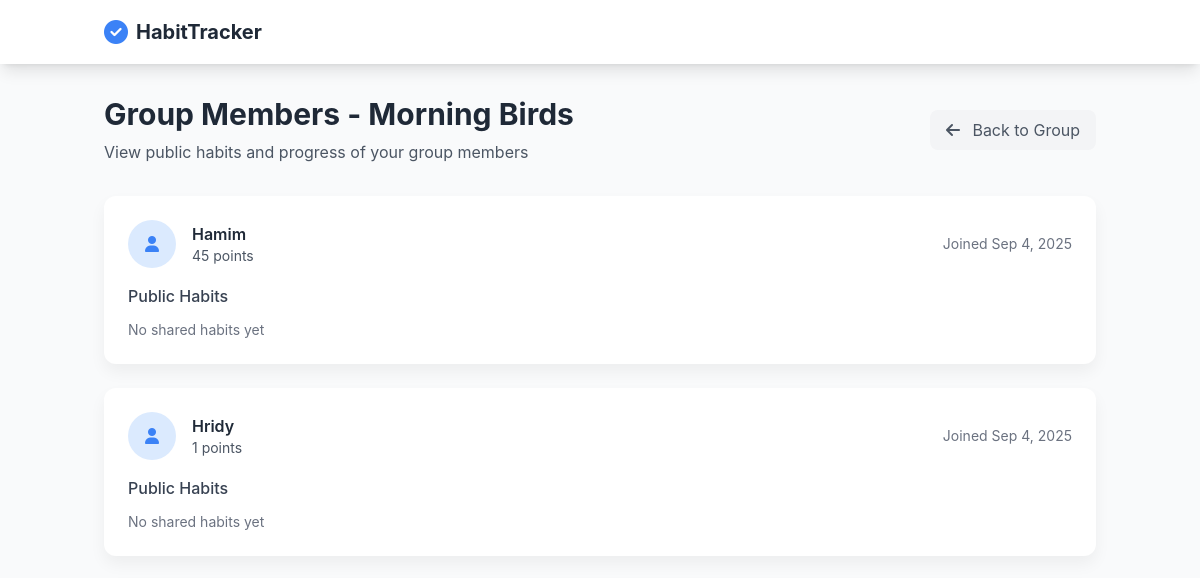
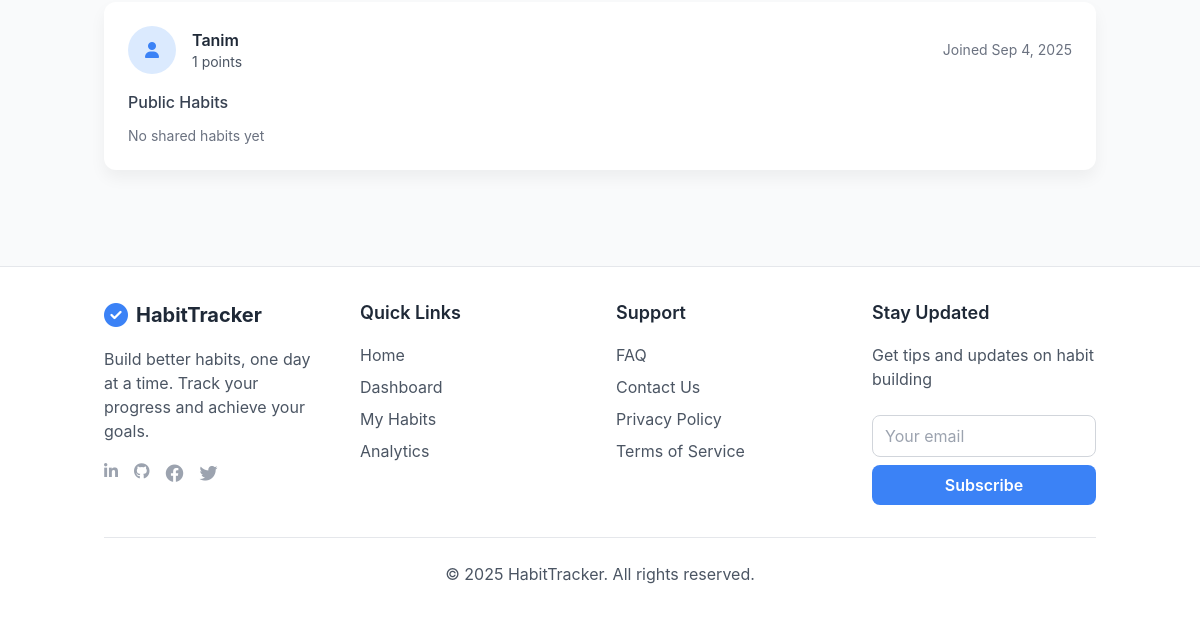
Page /group-members.php?group_id=1 (signed in) on the earlier database version (2 pictures, top to bottom).
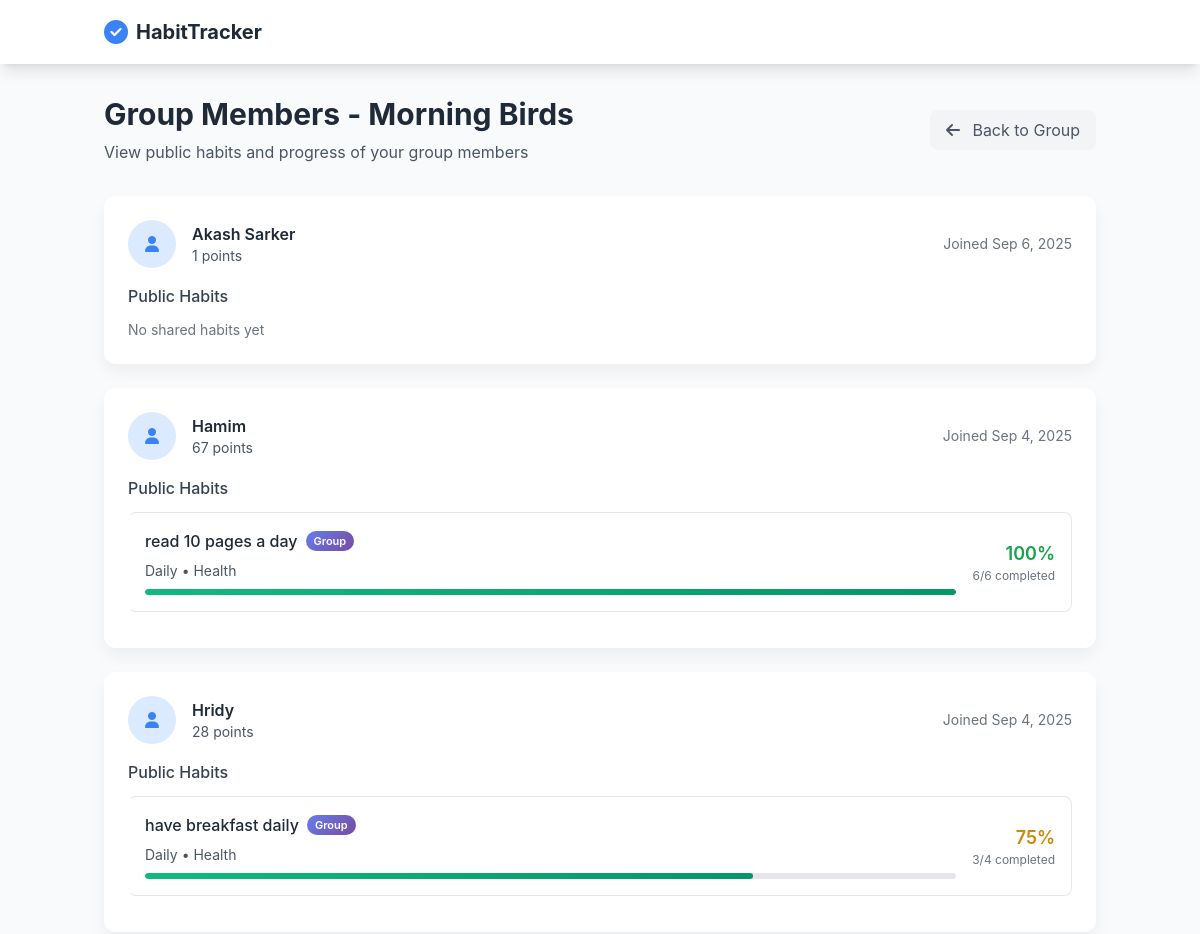
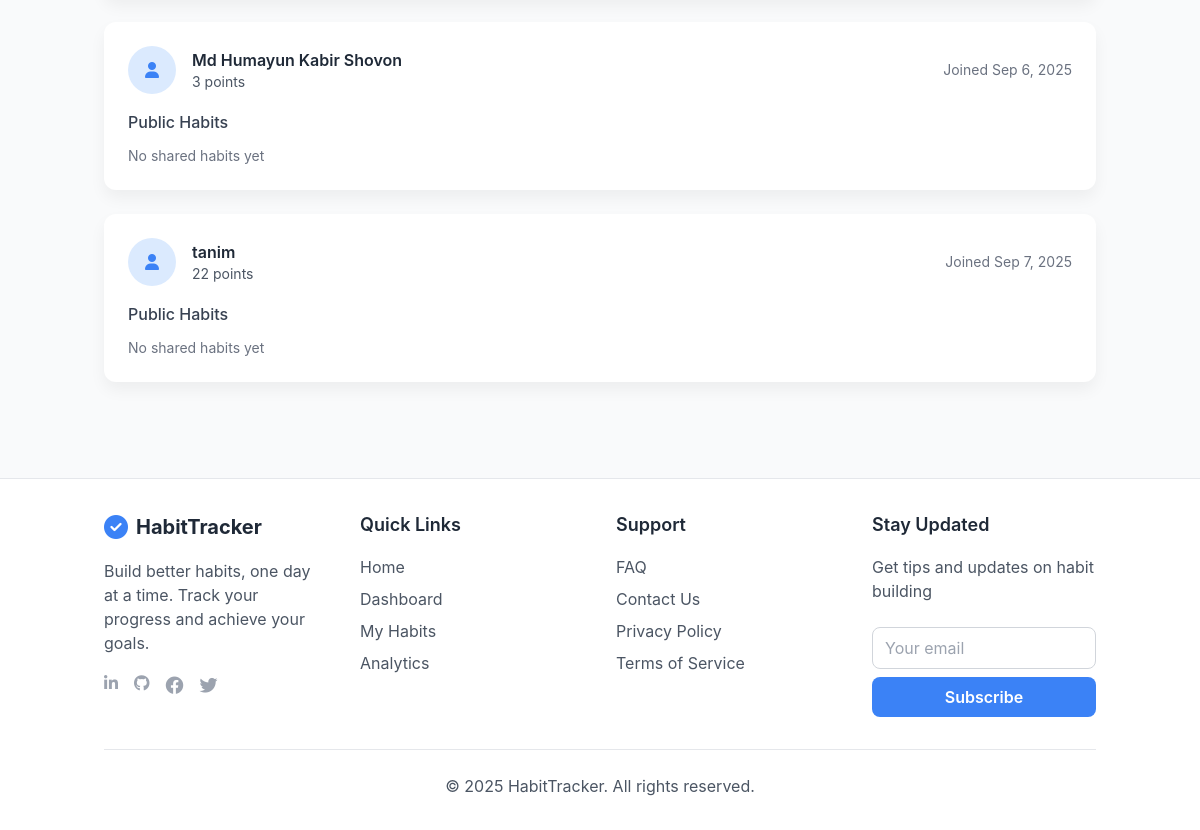
Same page on the later database version (2 pictures, top to bottom).
### tables this page shows
CREATE TABLE `group_members` (
  `id` int(11) NOT NULL,
  `group_id` int(11) DEFAULT NULL,
  `user_id` int(11) DEFAULT NULL,
  `joined_at` timestamp NOT NULL DEFAULT current_timestamp(),
  `role` enum('admin','member') DEFAULT 'member'
);

CREATE TABLE `groups` (
  `id` int(11) NOT NULL,
  `name` varchar(100) NOT NULL,
  `description` text DEFAULT NULL,
  `created_by` int(11) DEFAULT NULL,
  `is_public` tinyint(1) DEFAULT 1,
  `created_at` timestamp NOT NULL DEFAULT current_timestamp(),
  `allow_member_visibility` tinyint(1) DEFAULT 1
);

CREATE TABLE `users` (
  `id` int(11) NOT NULL,
  `username` varchar(50) NOT NULL,
  `email` varchar(100) NOT NULL,
  `password_hash` varchar(255) NOT NULL,
  `created_at` timestamp NOT NULL DEFAULT current_timestamp()
);

CREATE TABLE `user_points` (
  `id` int(11) NOT NULL,
  `user_id` int(11) NOT NULL,
  `points` int(11) DEFAULT 0
);

CREATE TABLE `habits` (
  `id` int(11) NOT NULL,
  `user_id` int(11) NOT NULL,
  `name` varchar(255) NOT NULL,
  `description` text DEFAULT NULL,
  `frequency` enum('daily','weekly','custom') NOT NULL,
  `custom_days` varchar(20) DEFAULT NULL,
  `start_date` date NOT NULL,
  `end_date` date DEFAULT NULL,
  `created_at` timestamp NOT NULL DEFAULT current_timestamp(),
  `category` enum('health','productivity','learning','fitness','others') DEFAULT 'health',
  `is_public` tinyint(1) DEFAULT 0,
  `is_visible_to_group` tinyint(1) DEFAULT 0
);

### config.php (called while the page is built, shortened)
<?php
function is_logged_in()
{
    return isset($_SESSION['user_id']) && isset($_SESSION['username']) && isset($_SESSION['email']);
}

### group-members.php (the view, shortened to what this page needs)
<?php
require_once 'config.php';
$group_id = $_GET['group_id'] ?? 0;
$user_id = $_SESSION['user_id'];
$stmt = $pdo->prepare("
    SELECT g.*, gm.role
    FROM groups g
    JOIN group_members gm ON g.id = gm.group_id
    WHERE g.id = ? AND gm.user_id = ? AND g.allow_member_visibility = 1
");
$stmt->execute([$group_id, $user_id]);
$group = $stmt->fetch();
$stmt = $pdo->prepare("
    SELECT u.id, u.username, u.email, up.points, gm.joined_at
    FROM group_members gm
    JOIN users u ON gm.user_id = u.id
    LEFT JOIN user_points up ON u.id = up.user_id
    WHERE gm.group_id = ?
    ORDER BY u.username ASC
");
$stmt->execute([$group_id]);
$members = $stmt->fetchAll();
$member_habits = [];
foreach ($members as $member) {
    $stmt = $pdo->prepare("
        SELECT h.*,
               (SELECT COUNT(*) FROM habit_progress hp WHERE hp.habit_id = h.id AND hp.completed = 1) as completed_count,
               (SELECT COUNT(*) FROM habit_progress hp WHERE hp.habit_id = h.id) as total_count
        FROM habits h
        WHERE h.user_id = ? AND (h.is_public = 1 OR h.is_visible_to_group = 1)
        ORDER BY h.created_at DESC
    ");
    $stmt->execute([$member['id']]);
    $member_habits[$member['id']] = $stmt->fetchAll();
}
require_once 'header.php';
?>
<div class="max-w-6xl mx-auto">
    <div class="flex items-center justify-between mb-8">
        <div>
            <h1 class="text-3xl font-bold text-gray-800 mb-2">Group Members - <?php echo htmlspecialchars($group['name']); ?></h1>
            <p class="text-gray-600">View public habits and progress of your group members</p>
        </div>
        <a href="group.php?id=<?php echo $group_id; ?>" class="bg-gray-100 text-gray-600 px-4 py-2 rounded-lg hover:bg-gray-200 transition">
            <i class="fas fa-arrow-left mr-2"></i> Back to Group
        </a>
    </div>
    <div class="grid grid-cols-1 gap-6">
        <?php foreach ($members as $member): ?>
            <div class="app-card p-6">
                <div class="flex items-center justify-between mb-4">
                    <div class="flex items-center space-x-4">
                        <div class="w-12 h-12 bg-blue-100 rounded-full flex items-center justify-center">
                            <i class="fas fa-user text-blue-500"></i>
                        </div>
                        <div>
                            <h3 class="font-semibold text-gray-800"><?php echo htmlspecialchars($member['username']); ?></h3>
                            <p class="text-sm text-gray-600"><?php echo $member['points'] ?? 0; ?> points</p>
                        </div>
                    </div>
                    <span class="text-sm text-gray-500">
                        Joined <?php echo date('M j, Y', strtotime($member['joined_at'])); ?>
                    </span>
                </div>
                <h4 class="font-medium text-gray-700 mb-3">Public Habits</h4>
                <div class="space-y-3">
                    <?php if (empty($member_habits[$member['id']])): ?>
                        <p class="text-gray-500 text-sm">No shared habits yet</p>
                    <?php else: ?>
                        <?php foreach ($member_habits[$member['id']] as $habit):
                            $completion_rate = $habit['total_count'] > 0
                                ? round(($habit['completed_count'] / $habit['total_count']) * 100)
                                : 0;
                        ?>
                            <div class="member-habit-card flex items-center justify-between p-4 border rounded-lg mb-3">
                                <div class="flex-1">
                                    <div class="flex items-center mb-2">
                                        <div class="font-medium text-gray-800"><?php echo htmlspecialchars($habit['name']); ?></div>
                                        <?php if ($habit['is_visible_to_group']): ?>
                                            <span class="group-visible-badge">Group</span>
                                        <?php endif; ?>
                                    </div>
                                    <div class="text-sm text-gray-600 mb-2">
                                        <?php echo ucfirst($habit['frequency']); ?> • <?php echo ucfirst($habit['category']); ?>
                                    </div>
                                    <div class="habit-progress-bar">
                                        <div class="habit-progress-fill" style="width: <?php echo $completion_rate; ?>%"></div>
                                    </div>
                                </div>
                                <div class="text-right ml-4">
                                    <div class="text-lg font-semibold <?php echo $completion_rate >= 80 ? 'text-green-600' : ($completion_rate >= 50 ? 'text-yellow-600' : 'text-red-600'); ?>">
                                        <?php echo $completion_rate; ?>%
                                    </div>
                                    <div class="text-xs text-gray-500">
                                        <?php echo $habit['completed_count']; ?>/<?php echo $habit['total_count']; ?> completed
                                    </div>
                                </div>
                            </div>
                        <?php endforeach; ?>
                    <?php endif; ?>
                </div>
            </div>
        <?php endforeach; ?>
    </div>
</div>
<?php require_once 'footer.php'; ?>

### header.php (shortened to what this page needs)
<?php
require_once 'config.php';
?>
<!DOCTYPE html>
<html lang="en">
<head>
    <script src="https://cdn.tailwindcss.com"></script>
    <link rel="stylesheet" href="https://cdnjs.cloudflare.com/ajax/libs/font-awesome/6.4.0/css/all.min.css">
    <link rel="stylesheet" href="https://cdnjs.cloudflare.com/ajax/libs/animate.css/4.1.1/animate.min.css">
    <link rel="stylesheet" href="https://cdn.jsdelivr.net/npm/flatpickr/dist/flatpickr.min.css">
    <link rel="stylesheet" href="css/style.css">
</head>
<body class="min-h-screen bg-gray-50">
    <nav class="bg-white shadow-lg">
        <div class="container mx-auto px-4">
            <div class="flex justify-between items-center py-4">
                <a href="<?php echo is_logged_in() ? 'dashboard.php' : 'home.php'; ?>" class="flex items-center space-x-2">
                    <i class="fas fa-check-circle text-blue-500 text-2xl"></i>
                    <span class="text-xl font-bold text-gray-800">HabitTracker</span>
                </a>
            </div>
        </div>
    </nav>
    <div id="app" class="container mx-auto px-4 py-8">

### footer.php (shortened to what this page needs)
</div>
<footer class="bg-white border-t mt-16">
    <div class="container mx-auto px-4 py-8">
        <div class="grid grid-cols-1 md:grid-cols-4 gap-8">
            <div>
                <div class="flex items-center space-x-2 mb-4">
                    <i class="fas fa-check-circle text-blue-500 text-2xl"></i>
                    <span class="text-xl font-bold text-gray-800">HabitTracker</span>
                </div>
                <p class="text-gray-600 mb-4">
                    Build better habits, one day at a time. Track your progress and achieve your goals.
                </p>
                <div class="flex space-x-4">
                    <a href="https://www.linkedin.com/in/hamim-shahriar" target="_blank" class="text-gray-400 hover:text-blue-500 transition">
                        <i class="fab fa-linkedin-in"></i>
                    </a>
                    <a href="https://github.com/HexEnigma" target="_blank" class="text-gray-400 hover:text-blue-500 transition">
                        <i class="fab fa-github"></i>
                    </a>
                    <a href="https://www.facebook.com/HamimShahriar4" target="_blank" class="text-gray-400 hover:text-blue-500 transition">
                        <i class="fab fa-facebook text-lg"></i>
                    </a>
                    <a href="#" class="text-gray-400 hover:text-blue-500 transition">
                        <i class="fab fa-twitter text-lg"></i>
                    </a>
                </div>
            </div>
            <div>
                <h3 class="text-lg font-semibold text-gray-800 mb-4">Quick Links</h3>
                <ul class="space-y-2">
                    <li><a href="home.php" class="text-gray-600 hover:text-blue-500 transition">Home</a></li>
                    <?php if (isset($_SESSION['user_id'])): ?>
                        <li><a href="dashboard.php" class="text-gray-600 hover:text-blue-500 transition">Dashboard</a></li>
                        <li><a href="habits.php" class="text-gray-600 hover:text-blue-500 transition">My Habits</a></li>
                        <li><a href="analytics.php" class="text-gray-600 hover:text-blue-500 transition">Analytics</a></li>
                    <?php endif; ?>
                </ul>
            </div>
            <div>
                <h3 class="text-lg font-semibold text-gray-800 mb-4">Support</h3>
                <ul class="space-y-2">
                    <li><a href="faq.php" class="text-gray-600 hover:text-blue-500 transition">FAQ</a></li>
                    <li><a href="contact.php" class="text-gray-600 hover:text-blue-500 transition">Contact Us</a></li>
                    <li><a href="privacy.php" class="text-gray-600 hover:text-blue-500 transition">Privacy Policy</a></li>
                    <li><a href="terms.php" class="text-gray-600 hover:text-blue-500 transition">Terms of Service</a></li>
                </ul>
            </div>
            <div>
                <h3 class="text-lg font-semibold text-gray-800 mb-4">Stay Updated</h3>
                <p class="text-gray-600 mb-4">Get tips and updates on habit building</p>
                <form method="POST" class="space-y-2" onsubmit="handleNewsletterSubmit(event)">
                    <input type="email" name="email" placeholder="Your email" required
                        class="w-full px-3 py-2 border border-gray-300 rounded-lg focus:ring-blue-500 focus:border-blue-500">
                    <button type="submit" class="bg-blue-500 text-white w-full py-2 rounded-lg font-semibold hover:bg-blue-600 transition">
                        Subscribe
                    </button>
                </form>
            </div>
        </div>
        <div class="border-t mt-8 pt-6 text-center">
            <p class="text-gray-600">&copy; 2025 HabitTracker. All rights reserved.</p>
        </div>
    </div>
</footer>
</body>
</html>

### css/style.css (style rules this page uses)
body { background-color: #f0f4f8; font-family: 'Inter', -apple-system, BlinkMacSystemFont, 'Segoe UI', Roboto, sans-serif; color: #7f8c8d; }
.app-card { background-color: #ffffff; border-radius: 12px; box-shadow: 0 8px 16px rgba(0,0,0,0.05); transition: transform 0.2s ease, box-shadow 0.2s ease; }
.text-center { text-align: center; }
.mb-4 { margin-bottom: 1rem; }
.p-4 { padding: 1rem; }
:root { --primary-color: #4a90e2; --success-color: #2ecc71; --danger-color: #e74c3c; --warning-color: #f1c40f; --border-radius: 12px; }
.group-visible-badge { background: linear-gradient(135deg, #667eea 0%, #764ba2 100%); color: white; padding: 2px 8px; border-radius: 12px; font-size: 11px; font-weight: 600; margin-left: 8px; }
.member-habit-card { transition: all 0.3s ease; border-left: 4px solid transparent; }
.habit-progress-bar { height: 6px; background: #e5e7eb; border-radius: 3px; overflow: hidden; margin-top: 8px; }
.habit-progress-fill { height: 100%; background: linear-gradient(90deg, #10b981, #059669); border-radius: 3px; transition: width 0.5s ease; }

Differences in the rows shown:
removed group_members: user.username "Tanim", user_points.points "1", joined_at "Sep 4, 2025", shows "No shared habits yet"
changed group_members "Hamim": gains habits (name "read 10 pages a day", is_visible_to_group "Group", frequency "Daily", category "Health", completion_rate "100", completed_count "6", total_count "6"); user_points.points "45" → "67"; no longer shows "No shared habits yet"
added group_members: user.username "Akash Sarker", user_points.points "1", joined_at "Sep 6, 2025", shows "No shared habits yet"
changed group_members "Hridy": gains habits (name "have breakfast daily", is_visible_to_group "Group", frequency "Daily", category "Health", completion_rate "75", completed_count "3", total_count "4"); user_points.points "1" → "28"; no longer shows "No shared habits yet"
added group_members: user.username "Md Humayun Kabir Shovon", user_points.points "3", joined_at "Sep 6, 2025", shows "No shared habits yet"
added group_members: user.username "tanim", user_points.points "22", joined_at "Sep 7, 2025", shows "No shared habits yet"
